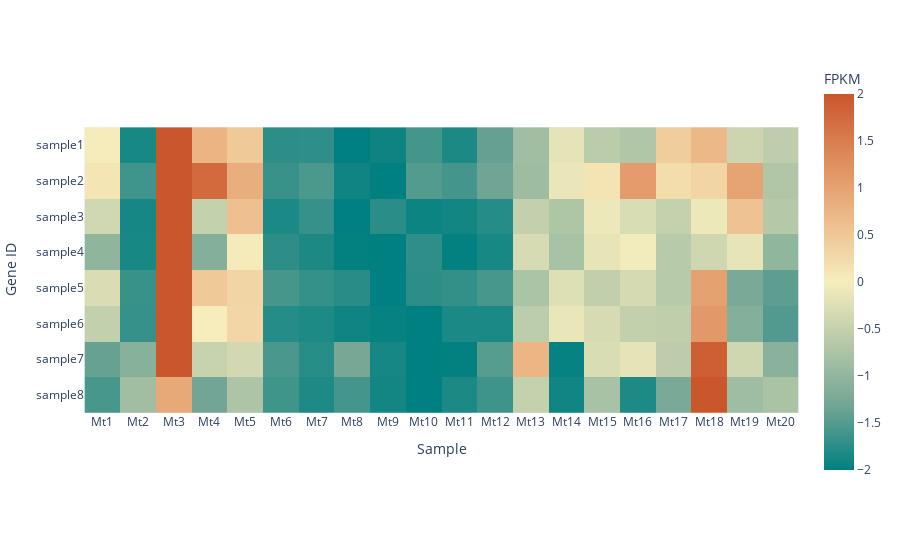

Source (notebook cell):
### Code cell
import numpy as np
import pandas as pd
import plotly.express as px

# 加载数据
df = pd.read_csv("demo-fpkm.csv")

# df第一列改名为gene_id
df = df.rename(columns={df.columns[0]: 'gene_id'})

# 提取gene_id作为索引
df = df.set_index('gene_id')

# 将数据进行归一化，范围-2到2
df_normalized = df.apply(lambda x: np.interp(x, (x.min(), x.max()), (-2, 2)))

# 将归一化后的DataFrame转置，使样本名称在x轴，基因id在y轴
df_normalized = df_normalized.transpose()

# 创建热图
fig = px.imshow(df_normalized,
                labels=dict(x="Sample", y="Gene ID", color="FPKM"),
                x=df_normalized.columns,
                y=df_normalized.index,
                color_continuous_scale='Geyser'
               )

# 定义鼠标悬浮数据显示方式
fig.update_traces(hovertemplate='Gene: %{x}<br>Sample: %{y}<br>FPKM: %{z:.1f}')

fig.show()

### Figure 1 — Plotly figure (JSON) as saved in the notebook; plotly's stock layout.template omitted (floating-point values rounded to 4 significant figures; data arrays with more than 128 entries replaced by an {"elided": "..."} marker saying what was removed)
{"data": [{"coloraxis": "coloraxis", "hovertemplate": "Gene: %{x}<br>Sample: %{y}<br>FPKM: %{z:.1f}", "name": "0", "type": "heatmap", "x": ["Mt1", "Mt2", "Mt3", "Mt4", "Mt5", "Mt6", "Mt7", "Mt8", "Mt9", "Mt10", "Mt11", "Mt12", "Mt13", "Mt14", "Mt15", "Mt16", "Mt17", "Mt18", "Mt19", "Mt20"], "xaxis": "x", "y": ["sample1", "sample2", "sample3", "sample4", "sample5", "sample6", "sample7", "sample8"], "yaxis": "y", "z": {"elided": "8x20 float values"}}], "layout": {"coloraxis": {"colorbar": {"title": {"text": "FPKM"}}, "colorscale": [[0, "rgb(0, 128, 128)"], [0.1667, "rgb(112, 164, 148)"], [0.3333, "rgb(180, 200, 168)"], [0.5, "rgb(246, 237, 189)"], [0.6667, "rgb(237, 187, 138)"], [0.8333, "rgb(222, 138, 90)"], [1, "rgb(202, 86, 44)"]]}, "margin": {"t": 60}, "xaxis": {"anchor": "y", "constrain": "domain", "domain": [0, 1], "scaleanchor": "y", "title": {"text": "Sample"}}, "yaxis": {"anchor": "x", "autorange": "reversed", "constrain": "domain", "domain": [0, 1], "title": {"text": "Gene ID"}}}}
